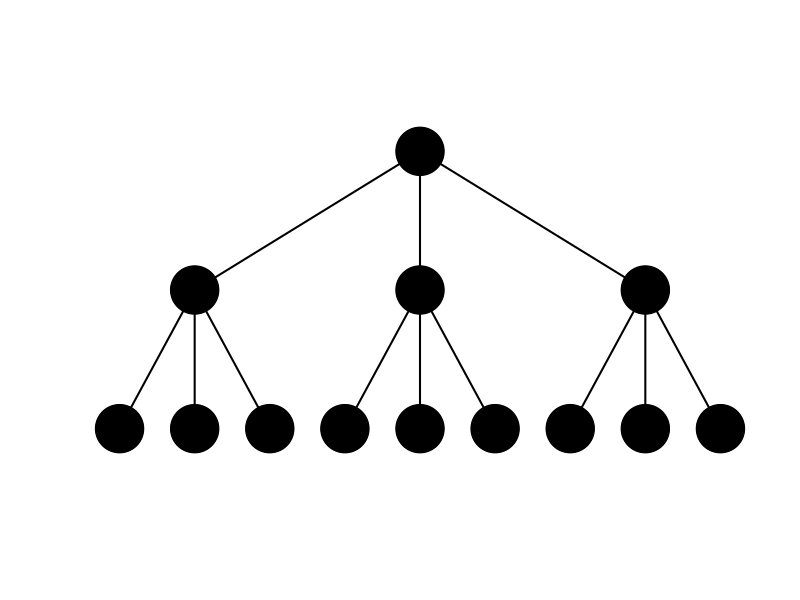
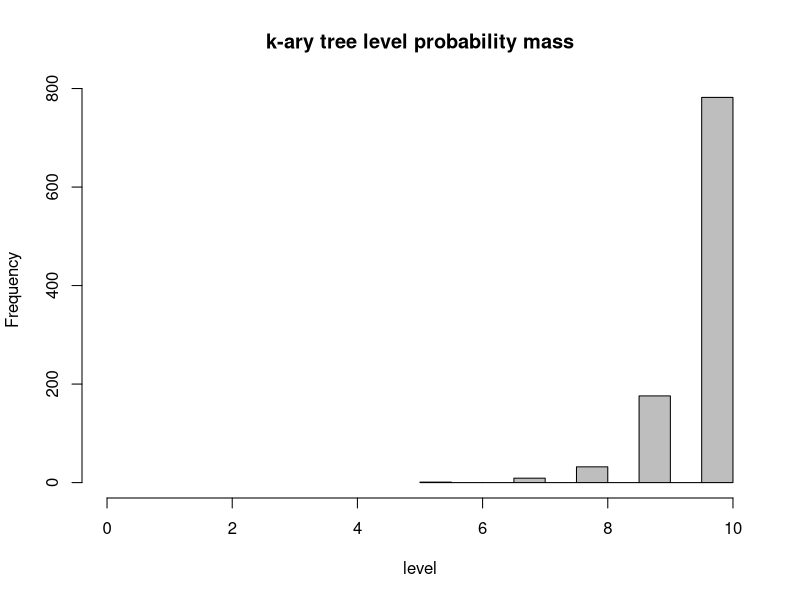

Reproduce these figures in R, in order.
## ---- chunk 1
knitr::opts_chunk$set(comment="",message=FALSE,warning=FALSE,highlight=TRUE,echo=TRUE)
library(diagram,warn.conflicts=FALSE,quietly=TRUE)
## ---- chunk 2
L <- 3  # number of levels
g <- 3  # group size (number of lower level nodes in a group)
NperLevel <- g^(0:(L-1))
N <- sum(NperLevel)  # total number of elements

# matrix of node connections
H <- matrix(nrow=N, ncol=N, data=0)
for(i in seq(2,N,g)) H[i:(i+g-1),(i-2)/g+1] <- 1

# plot using diagram package
plotmat(t(H), pos=NperLevel, name=rep("",N), curve=0,
		box.type="circle", box.size=0.035, box.col="black", shadow.size=0,
		arr.pos=1, arr.type="circle", arr.col="white", cex.txt=0)
## ---- chunk 3
# k-ary tree level probability functions (without error checks)
dkaryl <- function(i,L,g) (g^i * (g-1)) / (g^(L+1) -1)
pkaryl <- function(n,L,g) (g^(n+1) -1) / (g^(L+1) -1)
qkaryl <- function(q,L,g) floor((log(q*(g^(L+1)-1)+1)-log(g))/log(g))
rkaryl <- function(n,L,g) sample(0:L,n,replace=TRUE,prob=dkaryl(0:L,L,g))
## ---- chunk 4
x <- rkaryl(1e3,10,5)
hist(x,main="k-ary tree level probability mass",
	 xlab="level",col="grey",xlim=c(0,10))
